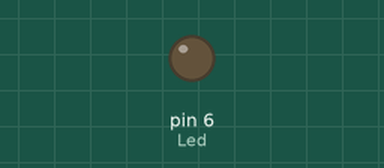
Recording of a sketch running on a simulated Arduino Uno, built with avr-gcc and run on an emulated ATmega328P. On the bench: output pins drawn as LEDs (lit = HIGH).

Above: at 0.05 s.
At 0.45 s:
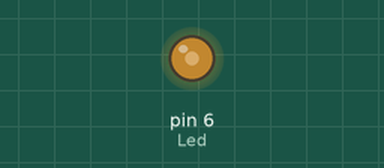
At 0.7 s:
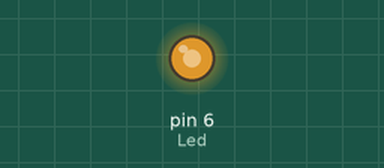
At 1.4 s:
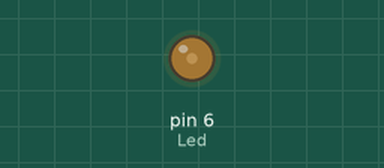
Timing chart, 0 to 3.7 s (numbered marks = the images above):
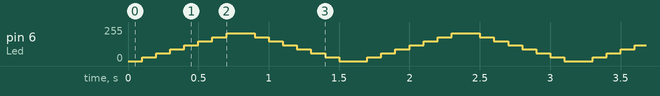

The sketch:

Asier_Class4_Code1.ino
```cpp
int Led = 6;
void setup() {
  // put your setup code here, to run once:
  pinMode(Led, OUTPUT);
}

void loop() {
  // put yourmain code here, to run repeatedly:
  analogWrite(Led, 0);
  delay(100);
    analogWrite(Led, 30);
  delay(100);
    analogWrite(Led, 60);
  delay(100);
    analogWrite(Led, 90);
  delay(100);
    analogWrite(Led, 120);
  delay(100);
    analogWrite(Led, 150);
  delay(100);
    analogWrite(Led, 180);
  delay(100);
    analogWrite(Led, 210);
  delay(100);
    analogWrite(Led, 210);
  delay(100);
    analogWrite(Led, 180);
  delay(100);
    analogWrite(Led, 150);
  delay(100);
    analogWrite(Led, 120);
  delay(100);
    analogWrite(Led, 90);
  delay(100);
    analogWrite(Led, 60);
  delay(100);
    analogWrite(Led, 30);
  delay(100);
    analogWrite(Led, 0);
  delay(100);
}
```

Measured:
- by itself, pin 6 (Led): repeats every 1.6 s: 60/255 0.10 s, 90/255 0.10 s, 120/255 0.10 s, 150/255 0.10 s, 180/255 0.10 s, 210/255 0.20 s, 180/255 0.10 s, 150/255 0.10 s, 120/255 0.10 s, 90/255 0.10 s, 60/255 0.10 s, 30/255 0.10 s, 0/255 0.20 s, 30/255 0.10 s
